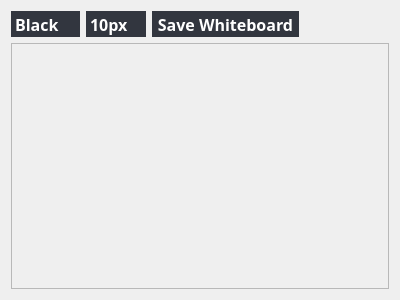
<?xml version="1.0" encoding="UTF-8"?>
<ui version="4.0">
 <class>Whiteboard</class>
 <widget class="QWidget" name="Whiteboard">
  <property name="geometry">
   <rect>
    <x>0</x>
    <y>0</y>
    <width>400</width>
    <height>300</height>
   </rect>
  </property>
  <property name="windowTitle">
   <string>Form</string>
  </property>
  <layout class="QVBoxLayout" name="verticalLayout">
   <item>
    <layout class="QHBoxLayout" name="horizontalLayout">
     <item>
      <widget class="QComboBox" name="comboBox_pen_color">
       <property name="sizePolicy">
        <sizepolicy hsizetype="Fixed" vsizetype="Fixed">
         <horstretch>0</horstretch>
         <verstretch>0</verstretch>
        </sizepolicy>
       </property>
       <property name="font">
        <font>
         <family>Trebuchet MS</family>
         <pointsize>12</pointsize>
         <weight>75</weight>
         <italic>false</italic>
         <bold>true</bold>
        </font>
       </property>
       <property name="styleSheet">
        <string notr="true">QComboBox {
background-color: rgb(50, 54, 63);
color: white; 
font:bold;
border: 0px;
padding-top: 1px;
padding-left: 4px;
padding-right: 0px;
}

QComboBox QListView {
	color: white;
}

QComboBox:hover {
	background-color: rgba(0, 127, 177, 0.6);
}

QComboBox::drop-down {
   border: 0px;
}

QComboBox::down-arrow {
	image: url(:/resources/img/down-arrow.png);
}
</string>
       </property>
       <property name="editable">
        <bool>false</bool>
       </property>
       <property name="sizeAdjustPolicy">
        <enum>QComboBox::AdjustToContentsOnFirstShow</enum>
       </property>
       <item>
        <property name="text">
         <string>Black</string>
        </property>
       </item>
       <item>
        <property name="text">
         <string>Red</string>
        </property>
       </item>
       <item>
        <property name="text">
         <string>Green</string>
        </property>
       </item>
       <item>
        <property name="text">
         <string>Blue</string>
        </property>
       </item>
      </widget>
     </item>
     <item>
      <widget class="QComboBox" name="comboBox_pen_size">
       <property name="sizePolicy">
        <sizepolicy hsizetype="Fixed" vsizetype="Fixed">
         <horstretch>0</horstretch>
         <verstretch>0</verstretch>
        </sizepolicy>
       </property>
       <property name="maximumSize">
        <size>
         <width>16777215</width>
         <height>16777215</height>
        </size>
       </property>
       <property name="font">
        <font>
         <family>Trebuchet MS</family>
         <pointsize>12</pointsize>
         <weight>75</weight>
         <italic>false</italic>
         <bold>true</bold>
        </font>
       </property>
       <property name="styleSheet">
        <string notr="true">QComboBox {
background-color: rgb(50, 54, 63);
color: white; 
font:bold;
border: 0px;
padding-top: 1px;
padding-left: 4px;
padding-right: 0px;
}

QComboBox QListView {
	color: white;
}

QComboBox:hover {
	background-color: rgba(0, 127, 177, 0.6);
}

QComboBox::drop-down {
   border: 0px;
}

QComboBox::down-arrow {
	image: url(:/resources/img/down-arrow.png);
}
</string>
       </property>
       <property name="editable">
        <bool>false</bool>
       </property>
       <property name="currentIndex">
        <number>4</number>
       </property>
       <property name="sizeAdjustPolicy">
        <enum>QComboBox::AdjustToContents</enum>
       </property>
       <item>
        <property name="text">
         <string>2px</string>
        </property>
       </item>
       <item>
        <property name="text">
         <string>4px</string>
        </property>
       </item>
       <item>
        <property name="text">
         <string>6px</string>
        </property>
       </item>
       <item>
        <property name="text">
         <string>8px</string>
        </property>
       </item>
       <item>
        <property name="text">
         <string>10px</string>
        </property>
       </item>
      </widget>
     </item>
     <item>
      <widget class="QToolButton" name="save_whiteboard_button">
       <property name="enabled">
        <bool>true</bool>
       </property>
       <property name="font">
        <font>
         <family>Trebuchet MS</family>
         <pointsize>12</pointsize>
         <weight>75</weight>
         <italic>false</italic>
         <bold>true</bold>
        </font>
       </property>
       <property name="styleSheet">
        <string notr="true">QToolButton {
background-color: rgb(50, 54, 63);
color: white; 
font:bold;
border: 0px;
}

QToolButton:hover {
	background-color: rgba(0, 127, 177, 0.6);
}</string>
       </property>
       <property name="text">
        <string>Save Whiteboard</string>
       </property>
      </widget>
     </item>
     <item>
      <spacer name="horizontalSpacer_3">
       <property name="orientation">
        <enum>Qt::Horizontal</enum>
       </property>
       <property name="sizeHint" stdset="0">
        <size>
         <width>40</width>
         <height>20</height>
        </size>
       </property>
      </spacer>
     </item>
    </layout>
   </item>
   <item>
    <widget class="QScrollArea" name="scrollArea">
     <property name="widgetResizable">
      <bool>true</bool>
     </property>
     <widget class="QWidget" name="scrollAreaWidgetContents">
      <property name="geometry">
       <rect>
        <x>0</x>
        <y>0</y>
        <width>376</width>
        <height>238</height>
       </rect>
      </property>
     </widget>
    </widget>
   </item>
  </layout>
 </widget>
 <resources/>
 <connections/>
</ui>
